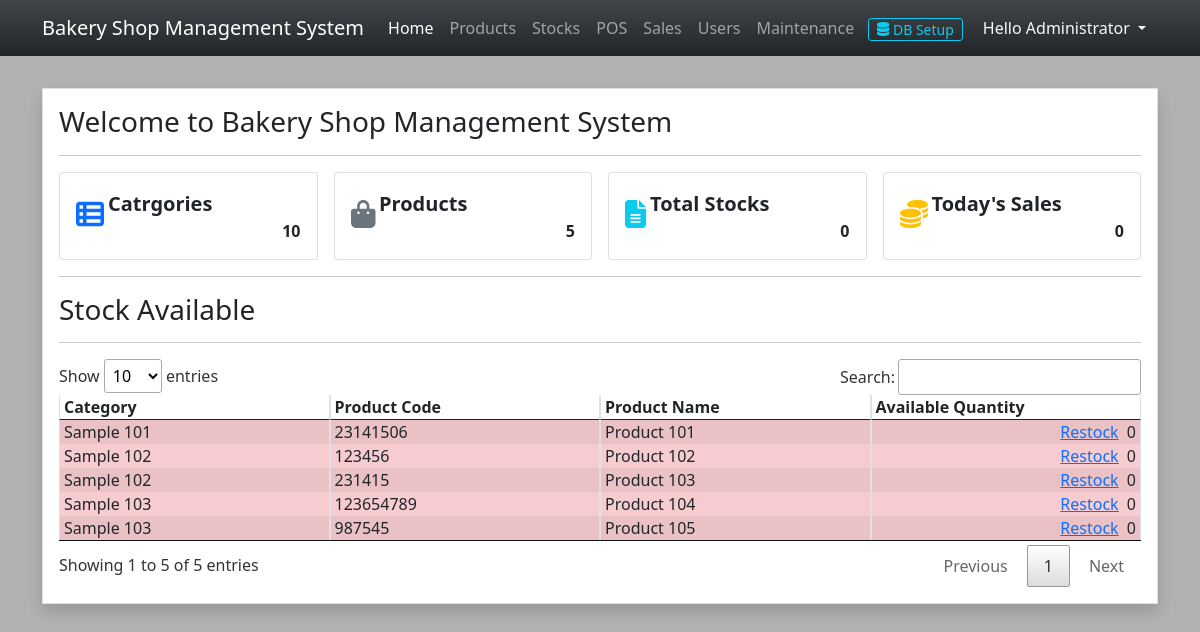
The app's page / (signed in) with its own data.
### tables this page shows
CREATE TABLE IF NOT EXISTS `product_list` (
  `product_id` int(30) NOT NULL AUTO_INCREMENT,
  `product_code` varchar(100) NOT NULL,
  `category_id` int(30) NOT NULL,
  `name` text NOT NULL,
  `description` text NOT NULL,
  `price` double NOT NULL DEFAULT 0,
  `alert_restock` double NOT NULL DEFAULT 0,
  `status` tinyint(1) NOT NULL DEFAULT 1,
  `delete_flag` tinyint(1) NOT NULL DEFAULT 0,
  `date_created` datetime NOT NULL DEFAULT current_timestamp(),
  `date_updated` datetime DEFAULT NULL ON UPDATE current_timestamp(),
  PRIMARY KEY (`product_id`),
  KEY `category_id` (`category_id`)
);

CREATE TABLE IF NOT EXISTS `category_list` (
  `category_id` int(30) NOT NULL AUTO_INCREMENT,
  `name` text NOT NULL,
  `description` text NOT NULL,
  `status` tinyint(1) NOT NULL DEFAULT 1,
  `delete_flag` tinyint(1) NOT NULL DEFAULT 0,
  `date_created` datetime NOT NULL DEFAULT current_timestamp(),
  `date_updated` datetime DEFAULT NULL ON UPDATE current_timestamp(),
  PRIMARY KEY (`category_id`)
);

### DBConnection.php (called while the page is built, shortened)
<?php
function format_num($number = '',$decimal=''){
    if(is_numeric($number)){
        $ex = explode(".",(string)$number);
        $dec_len = isset($ex[1]) ? strlen($ex[1]) : 0;
        if(!empty($decimal) || is_numeric($decimal)){
            return number_format((float)$number,$decimal);
        }else{
            return number_format((float)$number,$dec_len);
        }
    }else{
        return '0';
    }
}

### home.php (the view, shortened to what this page needs)
<div class="content py-3">
    <div class="card rounded-0 shadow">
        <div class="card-body">
            <h3>Welcome to Bakery Shop Management System</h3>
            <hr>
            <div class="col-12">
                <div class="row gx-3 row-cols-4">
                    <div class="col">
                        <div class="card text-dark">
                            <div class="card-body">
                                <div class="w-100 d-flex align-items-center">
                                    <div class="col-auto pe-1">
                                        <span class="fa fa-th-list fs-3 text-primary"></span>
                                    </div>
                                    <div class="col-auto flex-grow-1">
                                        <div class="fs-5"><b>Catrgories</b></div>
                                        <div class="fs-6 text-end fw-bold">
                                            <?php
                                            $cat_res = ($conn && $conn instanceof mysqli) ? @$conn->query("SELECT count(category_id) as `count` FROM `category_list` where delete_flag = 0 ") : false;
                                            $category = ($cat_res && $cat_res instanceof mysqli_result) ? ($cat_res->fetch_array()['count'] ?? 0) : 0;
                                            echo $category > 0 ? format_num($category) : 0 ;
                                            ?>
                                        </div>
                                    </div>
                                </div>
                            </div>
                        </div>
                    </div>
                    <div class="col">
                        <div class="card text-dark">
                            <div class="card-body">
                                <div class="w-100 d-flex align-items-center">
                                    <div class="col-auto pe-1">
                                        <span class="fas fa-shopping-bag fs-3 text-secondary"></span>
                                    </div>
                                    <div class="col-auto flex-grow-1">
                                        <div class="fs-5"><b>Products</b></div>
                                        <div class="fs-6 text-end fw-bold">
                                            <?php
                                            $prod_res = ($conn && $conn instanceof mysqli) ? @$conn->query("SELECT count(product_id) as `count` FROM `product_list` where delete_flag = 0 ") : false;
                                            $product = ($prod_res && $prod_res instanceof mysqli_result) ? ($prod_res->fetch_array()['count'] ?? 0) : 0;
                                            echo $product > 0 ? format_num($product) : 0 ;
                                            ?>
                                        </div>
                                    </div>
                                </div>
                            </div>
                        </div>
                    </div>
                    <div class="col">
                        <div class="card text-dark">
                            <div class="card-body">
                                <div class="w-100 d-flex align-items-center">
                                    <div class="col-auto pe-1">
                                        <span class="fa fa-file-alt fs-3 text-info"></span>
                                    </div>
                                    <div class="col-auto flex-grow-1">
                                        <div class="fs-5"><b>Total Stocks</b></div>
                                        <div class="fs-6 text-end fw-bold">
                                            <?php
                                            $stock = 0;
                                            echo $stock > 0 ? format_num($stock) : 0 ;
                                            ?>
                                        </div>
                                    </div>
                                </div>
                            </div>
                        </div>
                    </div>
                    <div class="col">
                        <div class="card text-dark">
                            <div class="card-body">
                                <div class="w-100 d-flex align-items-center">
                                    <div class="col-auto pe-1">
                                        <span class="fa fa-coins fs-3 text-warning"></span>
                                    </div>
                                    <div class="col-auto flex-grow-1">
                                        <div class="fs-5"><b>Today's Sales</b></div>
                                        <div class="fs-6 text-end fw-bold">
                                            <?php
                                            $sales_q = ($conn && $conn instanceof mysqli) ? @$conn->query("SELECT sum(total) as `total` FROM `transaction_list` where date(date_added) = date(CURRENT_TIMESTAMP) ".(($_SESSION['type'] != 1)? " and user_id = '{$_SESSION['user_id']}' " : "")) : false;
                                            $sales = ($sales_q && $sales_q instanceof mysqli_result) ? ($sales_q->fetch_array()[0] ?? 0) : 0;
                                            echo $sales > 0 ? format_num($sales) : 0 ;
                                            ?>
                                        </div>
                                    </div>
                                </div>
                            </div>
                        </div>
                    </div>
                </div>
                <hr>
                <div class="row">
                    <div class="col-12">
                        <h3>Stock Available</h3>
                        <hr>
                        <table class="table table-striped table-hover table-bordered" id="inventory">
                            <colgroup>
                                <col width="25%">
                                <col width="25%">
                                <col width="25%">
                                <col width="25%">
                            </colgroup>
                            <thead>
                                <tr>
                                    <th class="py-0 px-1">Category</th>
                                    <th class="py-0 px-1">Product Code</th>
                                    <th class="py-0 px-1">Product Name</th>
                                    <th class="py-0 px-1">Available Quantity</th>
                                </tr>
                            </thead>
                            <tbody>
                                <?php
                                    $sql = "SELECT p.*,c.name as cname FROM `product_list` p inner join `category_list` c on p.category_id = c.category_id where p.status = 1 and p.delete_flag = 0 order by `name` asc";
                                    $qry = ($conn && $conn instanceof mysqli) ? @$conn->query($sql) : false;
                                    if ($qry && $qry instanceof mysqli_result):
                                        while($row = $qry->fetch_assoc()):
                                            $in_q = @$conn->query("SELECT sum(quantity) as `total` FROM `stock_list` where unix_timestamp(CONCAT(`expiry_date`, ' 23:59:59')) >= unix_timestamp(CURRENT_TIMESTAMP) and product_id = '{$row['product_id']}' ");
                                            $stock_in = ($in_q && $in_q instanceof mysqli_result) ? ($in_q->fetch_array()['total'] ?? 0) : 0;
                                            $out_q = @$conn->query("SELECT sum(quantity) as `total` FROM `transaction_items` where product_id = '{$row['product_id']}' ");
                                            $stock_out = ($out_q && $out_q instanceof mysqli_result) ? ($out_q->fetch_array()['total'] ?? 0) : 0;
                                            $stock_in = $stock_in > 0 ? $stock_in : 0;
                                            $stock_out = $stock_out > 0 ? $stock_out : 0;
                                            $qty = $stock_in-$stock_out;
                                            $qty = $qty > 0 ? $qty : 0;
                                ?>
                                    <tr class="<?php echo $qty < 50? "bg-danger bg-opacity-25":'' ?>">
                                        <td class="td py-0 px-1"><?php echo htmlspecialchars($row['cname'] ?? '') ?></td>
                                        <td class="td py-0 px-1"><?php echo htmlspecialchars($row['product_code'] ?? '') ?></td>
                                        <td class="td py-0 px-1"><?php echo htmlspecialchars($row['name'] ?? '') ?></td>
                                        <td class="td py-0 px-1 text-end">
                                            <?php  if($_SESSION['type'] == 1): ?>
                                            <?php echo $qty < ($row['alert_restock'] ?? 0)? "<a href='javascript:void(0)' class='restock me-1' data-pid = '".$row['product_id']."' data-name = '".htmlspecialchars($row['product_code'].' - '.$row['name'])."'> Restock</a>":'' ?>
                                            <?php endif; ?>
                                            <?php echo $qty ?></td>
                                    </tr>
                                <?php
                                        endwhile;
                                    endif;
                                ?>
                            </tbody>
                        </table>
                    </div>
                </div>
            </div>
        </div>
    </div>
</div>

### index.php (style rules this page uses)
:root { --bs-success-rgb:71, 222, 152 !important; }
html,body { height:100%; width:100%; }
@media screen { body { background-image:url('./images/wallpaper.jfif') !important; background-size:cover; background-repeat:no-repeat; background-position:center center; backdrop-filter: brightness(0.7); } }

### records on screen
product_list: category.name "Sample 101", product_code "23141506", name "Product 101", qty "0"
product_list: category.name "Sample 102", product_code "123456", name "Product 102", qty "0"
product_list: category.name "Sample 102", product_code "231415", name "Product 103", qty "0"
product_list: category.name "Sample 103", product_code "123654789", name "Product 104", qty "0"
product_list: category.name "Sample 103", product_code "987545", name "Product 105", qty "0"

### other values on screen
$_SESSION['fullname'] "Administrator"
format_num($category) "10"
format_num($product) "5"
